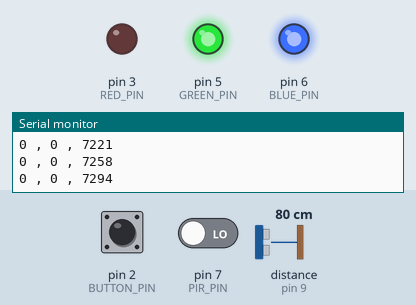
This sketch was run on a simulated Arduino Uno, built with avr-gcc and run on an emulated ATmega328P. On the bench: output pins drawn as LEDs (lit = HIGH), the last lines printed to the serial monitor. The inputs (shaded band) are chosen by the test bench; at power-on: pin 2 (BUTTON_PIN) LOW, distance to the obstacle (sensor on pin 9) 80 cm, pin 7 (PIR_PIN) LOW. The echo pulse lasts 58.3 µs per cm.

Above: at 7.3 s.
7.4 s: pin 2 (BUTTON_PIN) pulled HIGH for 3.2 s
At 8.1 s:
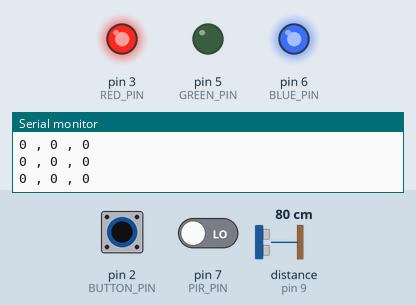
13.6 s: distance to the obstacle (sensor on pin 9) set to 4 cm
At 14.7 s:
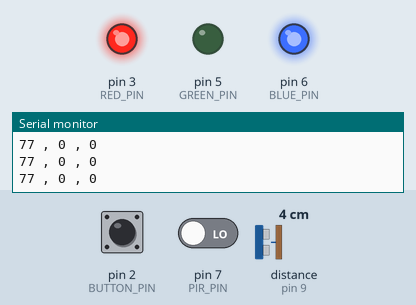
19.6 s: pin 2 (BUTTON_PIN) pulled HIGH for 1 s
At 21.4 s:
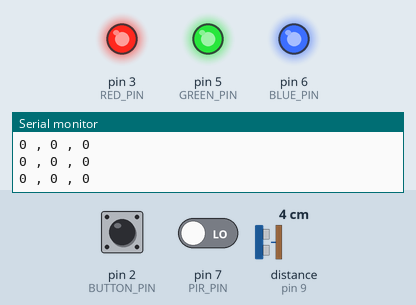
Timing chart, 0 to 22.9 s (numbered marks = the images above; inputs shaded):
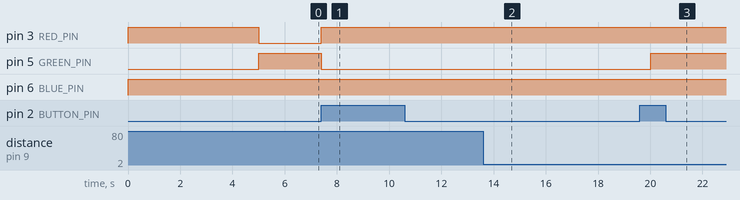

The sketch:

labb4_pir_knapp.ino
```cpp
#include <Chrono.h>
#include <NewPing.h>

const int TRIGGER_PIN = 8;  // Arduino pin tied to trigger pin on the ultrasonic sensor.
const int ECHO_PIN = 9;  // Arduino pin tied to echo pin on the ultrasonic sensor.
const int MAX_DISTANCE = 500; // Maximum distance we want to ping for (in centimeters). Maximum sensor distance is rated at 400-500cm.
const int RED_PIN = 3;
const int GREEN_PIN = 5;
const int BLUE_PIN = 6;
const int BUTTON_PIN = 2;
const int PIR_PIN = 7;

NewPing sonar(TRIGGER_PIN, ECHO_PIN, MAX_DISTANCE); // NewPing setup of pins and maximum distance.
Chrono timeSitting;
Chrono timeAway;

int sittingDistance;
bool isAway = false;

void setup() {
  Serial.begin(9600); // initialize serial communication at 9600 bits per second:
  pinMode(RED_PIN, OUTPUT);
  pinMode(BLUE_PIN, OUTPUT);
  pinMode(GREEN_PIN, OUTPUT);
  pinMode(PIR_PIN, INPUT);
  pinMode(BUTTON_PIN, INPUT);

  sittingDistance = sonar.ping_cm(); //We are assuming the user starts in a sitting state
  timeSitting.start();
  timeAway.start();
}

void loop() {
  /*
   * Read all sensors
   */
  int distance = sonar.ping_cm();
  bool presence = digitalRead(PIR_PIN);
  bool buttonPress = digitalRead(BUTTON_PIN);

   /*
   * Check is button is pressed
   * If it is, set new sitting heigt
   */
  if (buttonPress == true) {
    sittingDistance = distance;
    timeSitting.restart();
  }

  /*
   * Set isAway variable
   */
  if (presence == true) {
    timeAway.restart();
  }

  if (timeAway.hasPassed(20000)) {
    isAway = true;
  }
  else {
    isAway = false;
  }

  /*
   * Set timeSitting variable
   */
  int diff = abs(distance - sittingDistance);
  if(isAway == true){
    timeSitting.stop();
  }
  else if (diff < 10) {
    if(timeSitting.isRunning() == false){
      timeSitting.resume();
    }
  }
  else {
    timeSitting.restart();
  }

  /*
   * Set lamp color
   */
  if(isAway == true){
    setColor(0, 0, 0);
  }
  else if (timeSitting.hasPassed(5000)) {
    setColor(255, 0, 0);
  }
  else {
    setColor(0, 255, 0);
  }
  Serial.print(diff); Serial.print(" , "); Serial.print(presence); Serial.print(" , ");
  Serial.println(timeSitting.elapsed());

  delay(30);
}

void setColor(int red, int green, int blue) {
  digitalWrite(RED_PIN, 255 - red);
  digitalWrite(GREEN_PIN, 255 - green);
  digitalWrite(BLUE_PIN, 255 - blue);
}
```

Measured:
- after the input at 7.4 s, pin 3 (RED_PIN): LOW → HIGH at once; pin 5 (GREEN_PIN): HIGH → LOW at once
- after the input at 13.6 s, pin 3 (RED_PIN): stays HIGH (without the input it goes to LOW after 2.0 s); pin 5 (GREEN_PIN): stays LOW (without the input it goes to HIGH after 2.0 s)
